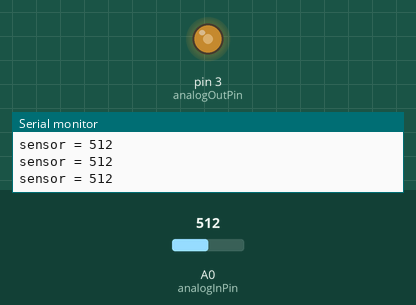
Bench run of a sketch on a simulated Arduino Uno, built with avr-gcc and run on an emulated ATmega328P. On the bench: output pins drawn as LEDs (lit = HIGH), the last lines printed to the serial monitor. The test bench sets the inputs (shaded band); at power-on: A0 (analogInPin) = 512.

Above: at 1.2 s.
1.3 s: A0 (analogInPin) set to 716
At 2.2 s:
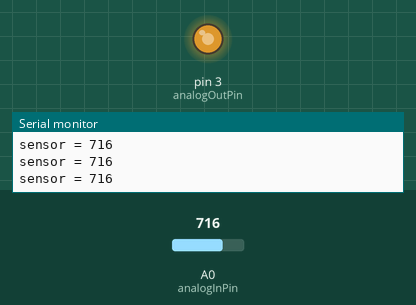
2.8 s: A0 (analogInPin) set to 900
At 3.3 s:
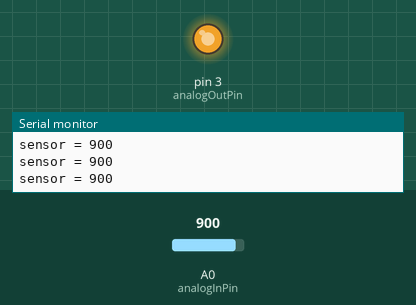
4.3 s: A0 (analogInPin) set to 122
At 5.5 s:
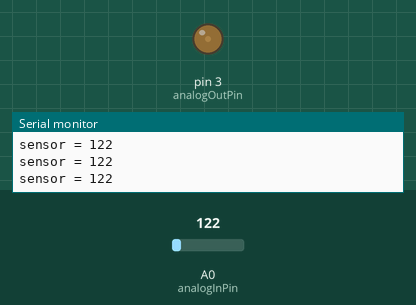
5.8 s: A0 (analogInPin) set to 106
At 6.7 s:
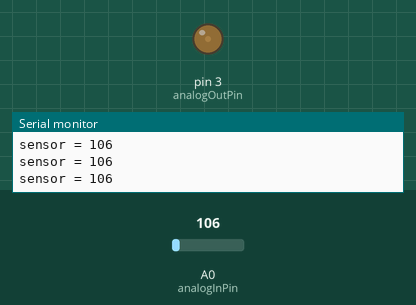
8.8 s: A0 (analogInPin) set to 92
At 10.0 s:
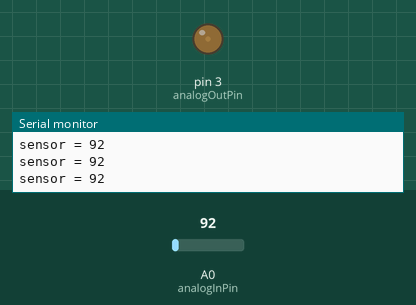
10.3 s: A0 (analogInPin) set to 511
At 11.4 s:
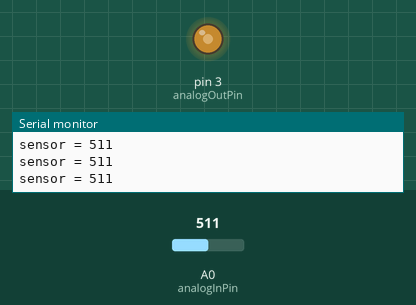
Timing chart, 0 to 12.8 s (numbered marks = the images above; inputs shaded):
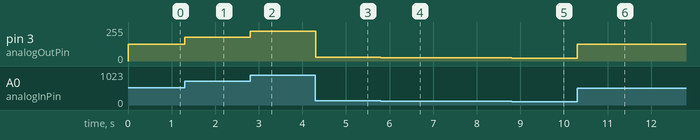

The sketch:

lab4.1_DC_Motor_Potentiometer.ino
```cpp
//Control the DC motor speed with a potentiometer
const int analogInPin = A0; //potentiometer is connected to A0
const int analogOutPin = 3; //motor is connected to pin 3
int sensorValue = 0;
int outputValue = 0;

void setup()
{
Serial.begin(9600); //initialize serial communication at 9600 bps
}

void loop()
{
    sensorValue = analogRead(A0);
    outputValue = map(sensorValue, 0, 1023, 0, 255);
    analogWrite(analogOutPin,outputValue);

    Serial.print("sensor = ");
    Serial.println(sensorValue);
    //wait 2 ms to allow the analog-to-digital converter to settle
    //after the last reading

    delay(2);

}
```

Measured:
- after the input at 1.3 s, pin 3 (analogOutPin): 127/255 → 178/255 at once
- after the input at 2.8 s, pin 3 (analogOutPin): 178/255 → 224/255 at once
- after the input at 4.3 s, pin 3 (analogOutPin): 224/255 → 30/255 at once
- after the input at 5.8 s, pin 3 (analogOutPin): 30/255 → 26/255 at once
- after the input at 8.8 s, pin 3 (analogOutPin): 26/255 → 22/255 at once
- after the input at 10.3 s, pin 3 (analogOutPin): 22/255 → 127/255 at once
